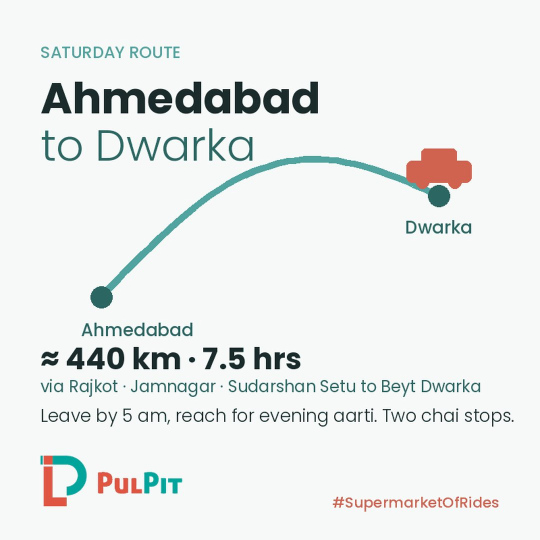
#> input picture creatives/2026-10/03_oct3_route_dwarka_still.jpg, 1080 x 1080 px, given in place of logo_color.png, which was not available (shown at 1/2 size)
$ python make_creatives.py
#> lines starting #> are read from the running program, lines starting #| are printed output that depends on the picture; pictures that were not available may be replaced by others from this repository, and a replacement may not be noted
from PIL import Image, ImageDraw, ImageFont
import math, os

OUT = "/tmp/claude-0/-home-claude/8eeb75d8-59f2-52be-b132-d40eea9a72e2/scratchpad/creatives"
os.makedirs(OUT, exist_ok=True)
F = "/usr/share/fonts/truetype/google-fonts/Poppins-%s.ttf"
def font(w, s): return ImageFont.truetype(F % w, s)

TEAL=(0x50,0xA3,0x9F); DTEAL=(0x2C,0x66,0x63); TERRA=(0xD0,0x63,0x50); DTERRA=(0xB6,0x33,0x30)
WHITE=(255,255,255); INK=(0x1B,0x2A,0x2A); MIST=(0xE2,0xF1,0xEF); PALE=(0xF6,0xF9,0xF8)
S=1080

def wrap(d, text, f, maxw):
    words=text.split(); lines=[]; cur=""
    for w in words:
        t=(cur+" "+w).strip()
        if d.textlength(t, font=f)<=maxw: cur=t
        else: lines.append(cur); cur=w
    if cur: lines.append(cur)
    return lines

def draw_lines(d, x, y, lines, f, fill, lh):
    for ln in lines:
        d.text((x,y), ln, font=f, fill=fill); y+=lh
    return y

LOGO_C=Image.open("/tmp/claude-0/-home-claude/8eeb75d8-59f2-52be-b132-d40eea9a72e2/scratchpad/logo_color.png").convert("RGBA")
LOGO_W=Image.open("/tmp/claude-0/-home-claude/8eeb75d8-59f2-52be-b132-d40eea9a72e2/scratchpad/logo_white.png").convert("RGBA")
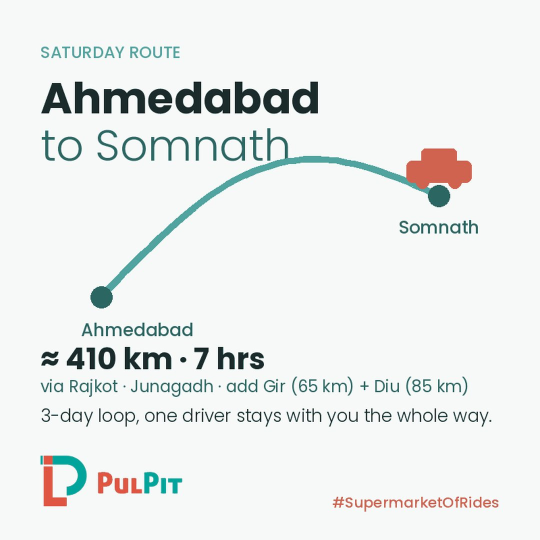
#> input picture creatives/2026-10/08_oct10_route_somnath_still.jpg, 1080 x 1080 px, given in place of logo_white.png, which was not available (shown at 1/2 size)
def place_logo(img, x, y, width, dark):
    lg=(LOGO_W if dark else LOGO_C); h=int(lg.size[1]*width/lg.size[0]); lg=lg.resize((width,h),Image.LANCZOS)
    img.paste(lg,(x,y-h),lg)
def brand(d, dark, tag=True):
    place_logo(d._image, 72, S-62, 260, dark)
    if tag:
        t="#SupermarketOfRides"; f=font("Medium",24)
        d.text((S-72-d.textlength(t,font=f), S-98), t, font=f, fill=(TERRA if not dark else (0xF2,0xB3,0xA6)))

def car(d, x, y, sc, fill):
    # simple side-profile car glyph
    d.rounded_rectangle((x, y+22*sc, x+120*sc, y+62*sc), radius=10*sc, fill=fill)
    d.rounded_rectangle((x+28*sc, y, x+92*sc, y+30*sc), radius=8*sc, fill=fill)
    d.ellipse((x+18*sc, y+50*sc, x+42*sc, y+74*sc), fill=fill)
    d.ellipse((x+78*sc, y+50*sc, x+102*sc, y+74*sc), fill=fill)

def save(img, name, q=82):
    p=os.path.join(OUT,name); img.convert("RGB").save(p, "JPEG", quality=q, optimize=True); print(name, os.path.getsize(p)//1024, "KB")

# 1. Oct 1 — 5:40 am run
img=Image.new("RGB",(S,S),DTEAL); d=ImageDraw.Draw(img)
d.text((72,88),"DRIVER SIDE",font=font("Medium",26),fill=(0x9F,0xD4,0xD0))
d.text((72,150),"5:40 am",font=font("Bold",190),fill=WHITE)
y=draw_lines(d,72,380,wrap(d,"Tyres checked. Seats wiped. Out of Sector 21 before the city wakes.",font("Regular",46),S-144),font("Regular",46),WHITE,62)
#> y = 504
d.rectangle((72,y+30,72+90,y+36),fill=TERRA)
draw_lines(d,72,y+64,wrap(d,"Fixed fare agreed last night. No surge, no haggling, no calls. That's what a verified driver looks like at 5:40 am.",font("Light",34),S-144),font("Light",34),MIST,48)
car(d,760,720,1.8,TEAL)
brand(d,True); save(img,"01_oct1_driver_540am.jpg")

# 2. Oct 2 — Gandhi Jayanti
img=Image.new("RGB",(S,S),PALE); d=ImageDraw.Draw(img)
d.text((72,88),"2 OCTOBER",font=font("Medium",26),fill=TEAL)
d.text((72,140),"Porbandar",font=font("Bold",96),fill=INK)
d.text((72,250),"to Sabarmati",font=font("Light",96),fill=INK)
d.line((72,380,S-72,380),fill=TEAL,width=4)
d.text((72,400),"400 km by road.",font=font("Regular",48),fill=DTEAL)
draw_lines(d,72,470,wrap(d,"The distance he walked for the country was longer.",font("Light",48),S-144),font("Light",48),INK,64)
d.text((72,660),"Quiet roads today. Drive gently.",font=font("Medium",36),fill=TERRA)
# spinning wheel / charkha-like ring
cx,cy,r=830,780,110
d.ellipse((cx-r,cy-r,cx+r,cy+r),outline=DTEAL,width=8)
for a in range(0,360,30):
    d.line((cx,cy,cx+r*math.cos(math.radians(a)),cy+r*math.sin(math.radians(a))),fill=DTEAL,width=4)
brand(d,False); save(img,"02_oct2_gandhi_jayanti.jpg")

# 4. Oct 5 — One invoice, forty rides
img=Image.new("RGB",(S,S),WHITE); d=ImageDraw.Draw(img)
#> after `img = Image.new('RGB', (S, S), WHITE)`: img: PIL image 1080x1080 RGB; every value is 255
d.rectangle((0,0,S,140),fill=DTEAL)
d.text((72,44),"CORPORATE MOBILITY",font=font("Medium",26),fill=(0x9F,0xD4,0xD0))
d.text((72,180),"One invoice.",font=font("Bold",88),fill=INK)
d.text((72,280),"Forty rides.",font=font("Light",88),fill=INK)
items=["Monthly GST invoice, ride-level line items","Named account manager, one number","Late flight? Same agreed fare","Verified drivers, every trip","Console access for your admin team"]
y=430
for it in items:
    d.rounded_rectangle((72,y+6,72+34,y+40),radius=6,fill=MIST); d.text((78,y),"✓",font=font("Bold",30),fill=DTEAL) if False else d.line((80,y+22,92,y+34),fill=DTEAL,width=5); d.line((92,y+34,112,y+10),fill=DTEAL,width=5)
    d.text((130,y),it,font=font("Regular",36),fill=INK); y+=76
#> after the loop, y = 810
d.text((72,y+30),"Built for the person who books rides for everyone else.",font=font("Medium",30),fill=TERRA)
brand(d,False); save(img,"04_oct5_one_invoice.jpg")

# 5. Oct 7 — Crude above $100
img=Image.new("RGB",(S,S),TEAL); d=ImageDraw.Draw(img)
d.text((72,88),"MOBILITY DESK",font=font("Medium",26),fill=DTEAL)
d.text((72,150),"Crude is",font=font("Light",110),fill=WHITE)
d.text((72,270),"above $100.",font=font("Bold",110),fill=WHITE)
d.rectangle((72,430,S-72,660),fill=WHITE)
d.text((100,455),"Your fare isn't.",font=font("Bold",96),fill=DTERRA)
d.text((100,570),"Fixed. All-inclusive. Agreed before the ride.",font=font("Regular",34),fill=DTEAL)
draw_lines(d,72,700,wrap(d,"Brent crossed $100 last week. Pump prices are holding. Every metered cab is quietly absorbing that gap, or passing it on as surge.",font("Light",32),S-144),font("Light",32),WHITE,46)
brand(d,True); save(img,"05_oct7_crude_100.jpg")
#> call 4 of save, with name = '05_oct7_crude_100.jpg', q = 82
#> in save (call 4), `p = os.path.join(OUT, name)`:
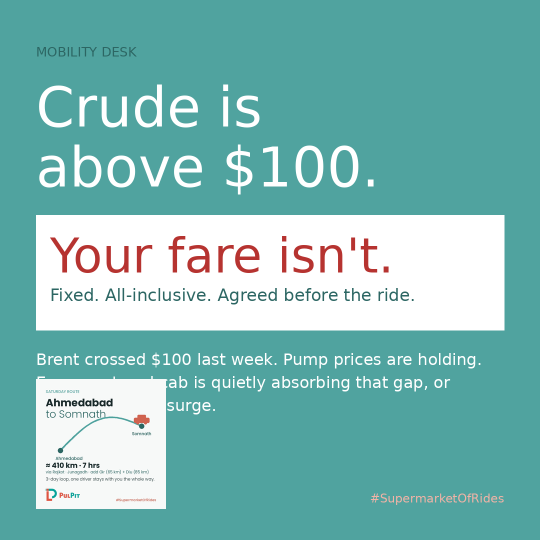
#> saved as 05_oct7_crude_100.jpg: PIL image 1080x1080 RGB (shown at 1/2 size); mean R, G, B 125.2, 184.4, 181.4

# 6. Oct 8 — Fuel maths
img=Image.new("RGB",(S,S),PALE); d=ImageDraw.Draw(img)
d.text((72,88),"DRIVER SIDE · FUEL MATHS",font=font("Medium",26),fill=TEAL)
d.text((72,140),"A 300 km day, in litres.",font=font("Bold",70),fill=INK)
stats=[("300 km","outstation round trip"),("14 km/l","sedan, AC on, October heat"),("≈ 21 L","burned before waiting time")]
y=270
for big,small in stats:
    d.rectangle((72,y,S-72,y+150),fill=WHITE,outline=MIST,width=3)
    d.text((100,y+22),big,font=font("Bold",70),fill=DTEAL)
    d.text((100,y+100),small,font=font("Regular",30),fill=INK); y+=170
#> after the loop, y = 780
draw_lines(d,72,y+10,wrap(d,"The driver's margin lives in the last 2 km/l. Route planning and fixed fares protect that margin. That's why they matter on both sides of the seat.",font("Light",32),S-144),font("Light",32),INK,44)
brand(d,False); save(img,"06_oct8_fuel_maths.jpg")

# 7. Oct 9 — Types of Navratri passengers
img=Image.new("RGB",(S,S),DTERRA); d=ImageDraw.Draw(img)
#> after `img = Image.new('RGB', (S, S), DTERRA)`:
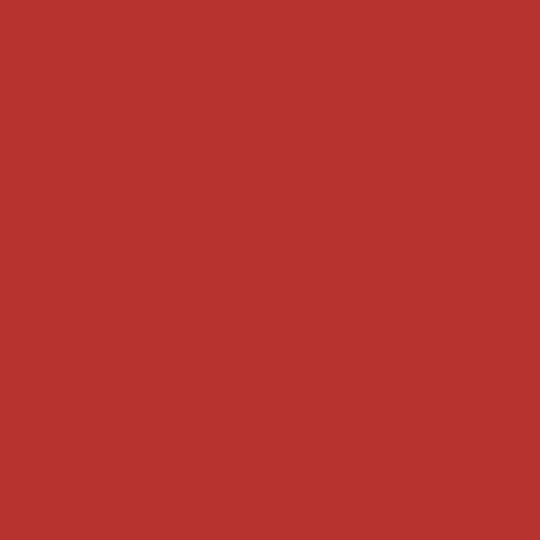
#> img: PIL image 1080x1080 RGB (shown at 1/2 size); mean R, G, B 182, 51, 48
d.text((72,80),"NAVRATRI · 9 NIGHTS",font=font("Medium",26),fill=(0xF2,0xB3,0xA6))
d.text((72,130),"Types of garba passengers",font=font("Bold",66),fill=WHITE)
types=[("The dandiya-in-the-boot one","'Bhai, gently on the speed breakers.'"),("The CG Road stopper","'Bas ek shop, 5 minute.'"),("The 2 am return booker","Already asleep before the seatbelt clicks.")]
y=260
for t,s in types:
    d.rounded_rectangle((72,y,S-72,y+170),radius=14,fill=WHITE)
    d.text((100,y+26),t,font=font("Bold",40),fill=DTERRA)
    d.text((100,y+90),s,font=font("Light",32),fill=INK); y+=195
#> after the loop, y = 845
d.text((72,y+10),"We know all of you. Nine nights, we're up.",font=font("Medium",34),fill=WHITE)
brand(d,True); save(img,"07_oct9_garba_passengers.jpg")
#> in save (call 6), `p = os.path.join(OUT, name)`:
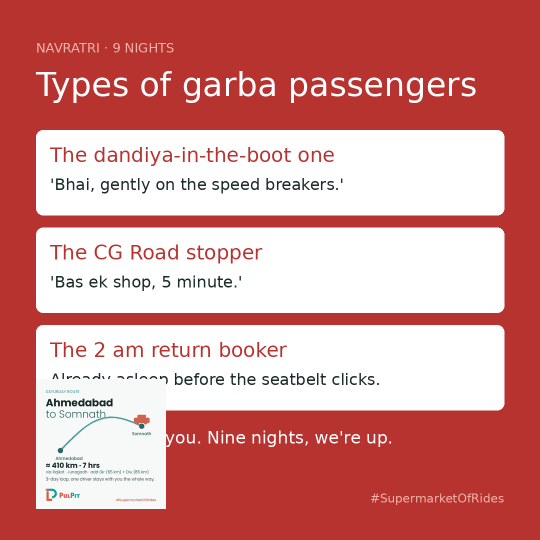
#> saved as 07_oct9_garba_passengers.jpg: PIL image 1080x1080 RGB (shown at 1/2 size); mean R, G, B 212.6, 142.2, 140.4

# Route GIFs
def route_gif(name, frm, to, km, hrs, via, note, frames=16, size=800):
#> called with name = '03_oct3_route_dwarka.gif', frm = 'Ahmedabad', to = 'Dwarka', km = '≈ 440', hrs = '7.5 hrs', frames = 16, size = 800
    imgs=[]
    ax,ay=150,size-360; bx,by=size-150,290
    for i in range(frames):
        t=i/(frames-1)
        img=Image.new("RGB",(size,size),PALE); d=ImageDraw.Draw(img)
        d.text((60,60),"SATURDAY ROUTE",font=font("Medium",24),fill=TEAL)
        d.text((60,100),frm,font=font("Bold",64),fill=INK)
        d.text((60,170),"to "+to,font=font("Light",64),fill=DTEAL)
        # dashed guide
        pts=[(ax+(bx-ax)*k/40, ay+(by-ay)*k/40 - 120*math.sin(math.pi*k/40)) for k in range(41)]
        for k in range(0,40,2): d.line((pts[k],pts[k+1]),fill=MIST,width=6)
        n=int(t*40)
        if n>0: d.line(pts[:n+1],fill=TEAL,width=10,joint="curve")
        d.ellipse((ax-16,ay-16,ax+16,ay+16),fill=DTEAL)
        d.ellipse((bx-16,by-16,bx+16,by+16),fill=DTEAL if t>=1 else MIST,outline=DTEAL,width=4)
        px,py=pts[n]; car(d,px-48,py-70,0.8,TERRA)
        d.text((ax-30,ay+30),frm.split()[0],font=font("Medium",26),fill=DTEAL)
        d.text((bx-d.textlength(to,font=font("Medium",26))/2,by+28),to,font=font("Medium",26),fill=DTEAL)
        # stats
        d.text((60,size-300),f"{km} km · {hrs}",font=font("Bold",44),fill=INK)
        d.text((60,size-245),via,font=font("Regular",24),fill=DTEAL)
        d.text((60,size-203),note,font=font("Light",26),fill=INK)
        place_logo(img, 60, size-50, 210, False)
        f2=font("Medium",22); tg="#SupermarketOfRides"; d.text((size-60-d.textlength(tg,font=f2),size-72),tg,font=f2,fill=TERRA)
        imgs.append(img.quantize(colors=32, method=Image.Quantize.MEDIANCUT))
#> this loop made 16 passes
#> (px, py) on passes 1 to 12: (150, 440), (175, 413.7), (212.5, 375.3), (250, 339.5), (275, 317.6), (312.5, 288.9), (350, 265.9), (375, 254), (412.5, 241.6), (450, 235.9), (475, 235.6), (512.5, 240)
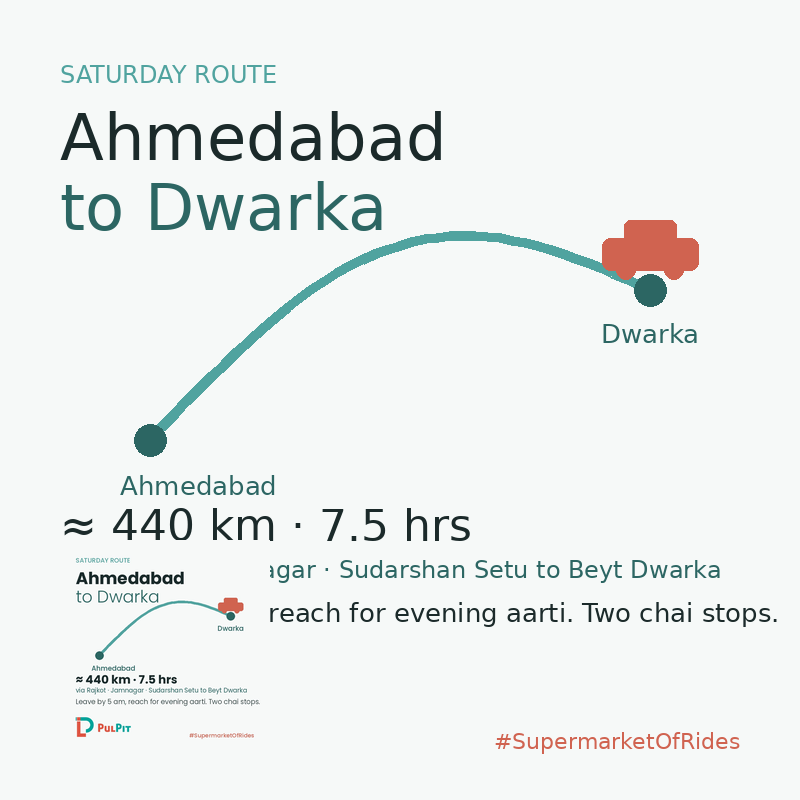
#> img: PIL image 800x800 RGB; mean R, G, B 236.4, 240.3, 239.1
#> after the loop, imgs = 16 items
    imgs += [imgs[-1]]*8
#> imgs = 24 items
    p=os.path.join(OUT,name); imgs[0].save(p,save_all=True,append_images=imgs[1:],duration=90,loop=0,optimize=True)
    print(name, os.path.getsize(p)//1024,"KB")

route_gif("03_oct3_route_dwarka.gif","Ahmedabad","Dwarka","≈ 440","7.5 hrs","via Rajkot · Jamnagar · Sudarshan Setu to Beyt Dwarka","Leave by 5 am, reach for evening aarti. Two chai stops.")
route_gif("08_oct10_route_somnath.gif","Ahmedabad","Somnath","≈ 410","7 hrs","via Rajkot · Junagadh · add Gir (65 km) + Diu (85 km)","3-day loop, one driver stays with you the whole way.")
#> call 2 of route_gif, with name = '08_oct10_route_somnath.gif', frm = 'Ahmedabad', to = 'Somnath', km = '≈ 410', hrs = '7 hrs', frames = 16, size = 800
#> the loop in route_gif (call 2), `for i in range(frames):` made 16 passes
#> after the loop in route_gif (call 2), `for i in range(frames):`:
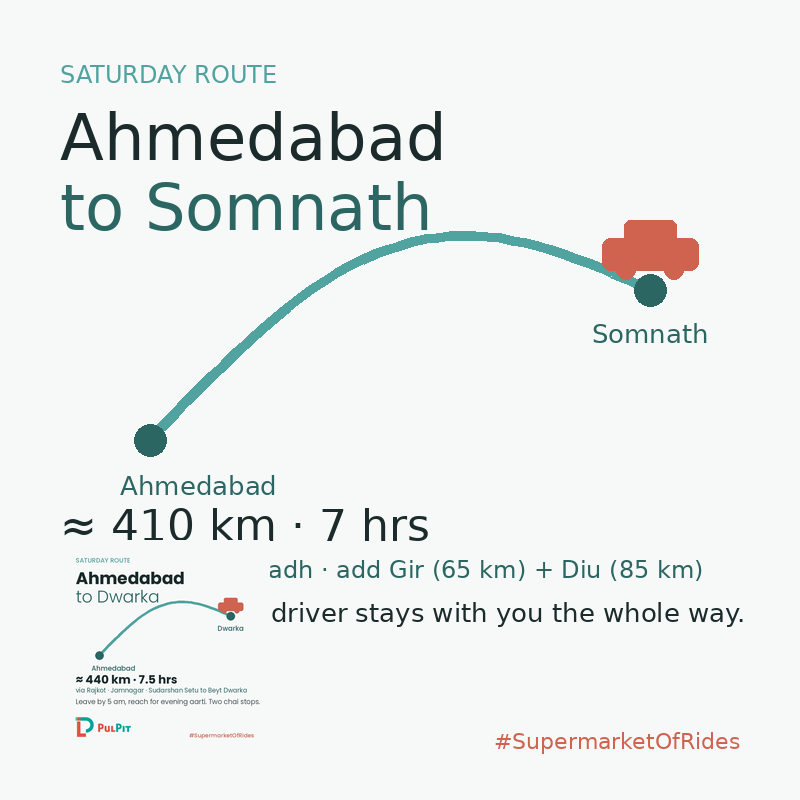
#> img: PIL image 800x800 RGB; mean R, G, B 236.5, 240.4, 239.2
#> after the loop in route_gif (call 2), `for i in range(frames):`: imgs = 16 items
#> in route_gif (call 2), `imgs += [imgs[-1]]*8`: imgs = 24 items
#> in route_gif (call 2), `p = os.path.join(OUT, name)`:
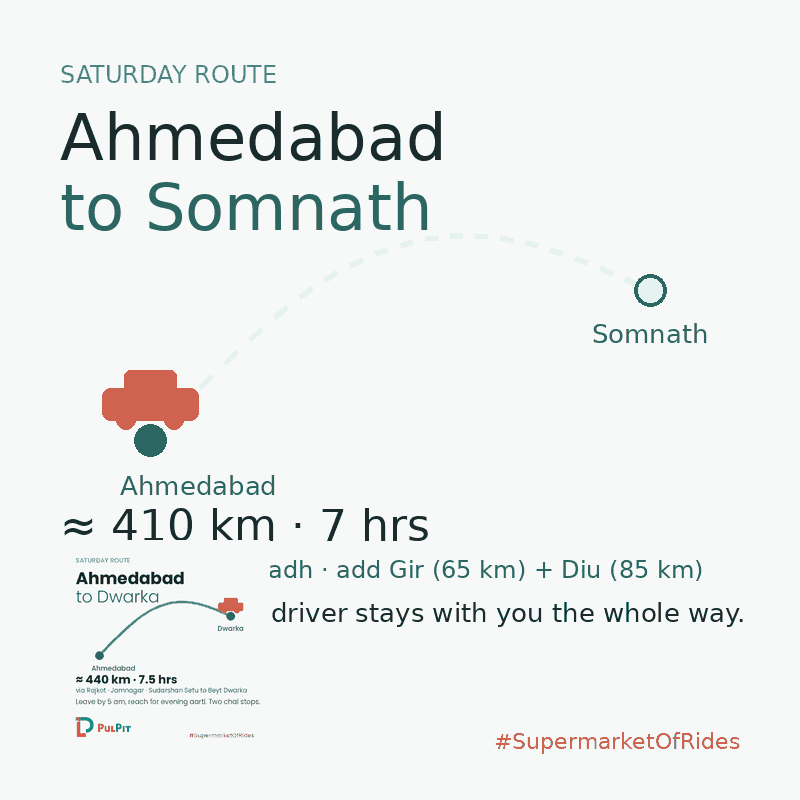
#> saved as 08_oct10_route_somnath.gif: PIL image 800x800 P; mean R, G, B 237.9, 241.2, 240
